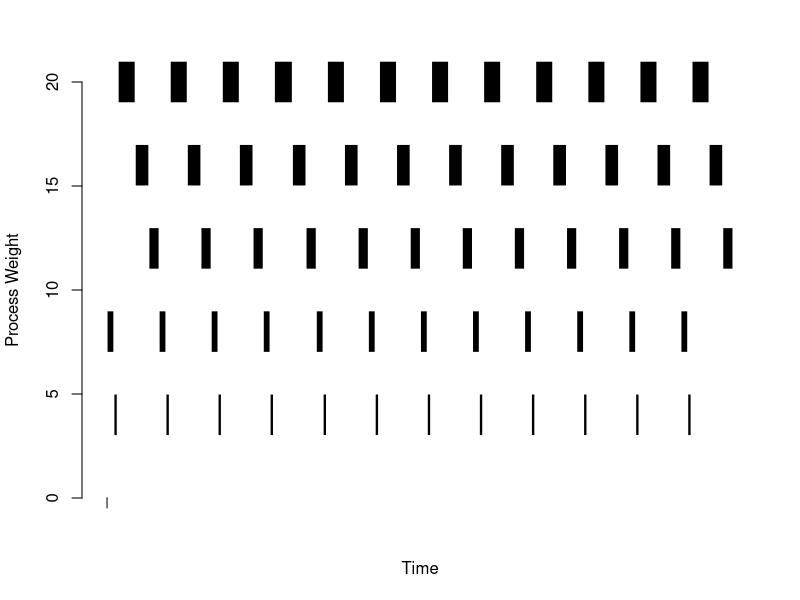

Reproduce this figure in R.
setwd("C:/Users/sdgeo/Dropbox/Own/Post-Grad-UNC/Comp530/comp530H-f17/comp530H-f17/HW5/")
dat <- read.csv(file = "ParsedRData.csv", header = T)
weights <- as.vector(dat$height_white)
times <- as.vector(dat$times)
widths <- times/1000
height_white <- weights
height_black <- rep(2, times = 72)

df <- data.frame(height_white,height_black)
mat <- t(as.matrix(df))

jpeg("process_time_output.jpg", height = 15, width = 20, units = "in", res = 300)
barplot(mat, col = c("white","black"), space = 0, width = widths, 
        border = "white",
        xlab = "Time", ylab = "Process Weight",
        ylim = c(0,20))
axis(1, pos = 0, labels = NA, at = c(0))
dev.off()


